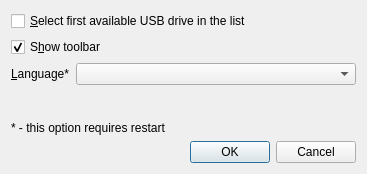
<?xml version="1.0" encoding="UTF-8"?>
<ui version="4.0">
 <class>PreferencesDialog</class>
 <widget class="QDialog" name="PreferencesDialog">
  <property name="geometry">
   <rect>
    <x>0</x>
    <y>0</y>
    <width>393</width>
    <height>190</height>
   </rect>
  </property>
  <property name="sizePolicy">
   <sizepolicy hsizetype="Preferred" vsizetype="Preferred">
    <horstretch>0</horstretch>
    <verstretch>0</verstretch>
   </sizepolicy>
  </property>
  <property name="windowTitle">
   <string>Preferences</string>
  </property>
  <property name="windowIcon">
   <iconset resource="../appresources.qrc">
    <normaloff>:/icons/applicationIcon128</normaloff>:/icons/applicationIcon128</iconset>
  </property>
  <property name="modal">
   <bool>true</bool>
  </property>
  <layout class="QVBoxLayout" name="verticalLayout">
   <property name="sizeConstraint">
    <enum>QLayout::SetFixedSize</enum>
   </property>
   <item>
    <widget class="QCheckBox" name="checkBoxSelectFirstDrive">
     <property name="text">
      <string>&amp;Select first available USB drive in the list</string>
     </property>
    </widget>
   </item>
   <item>
    <widget class="QCheckBox" name="checkBoxShowToolbar">
     <property name="text">
      <string>S&amp;how toolbar</string>
     </property>
     <property name="checked">
      <bool>true</bool>
     </property>
    </widget>
   </item>
   <item>
    <layout class="QHBoxLayout" name="horizontalLayout">
     <item>
      <widget class="QLabel" name="labelLanguage">
       <property name="text">
        <string>&amp;Language*</string>
       </property>
       <property name="buddy">
        <cstring>comboBoxLanguage</cstring>
       </property>
      </widget>
     </item>
     <item>
      <widget class="QComboBox" name="comboBoxLanguage">
       <property name="sizePolicy">
        <sizepolicy hsizetype="Expanding" vsizetype="Fixed">
         <horstretch>0</horstretch>
         <verstretch>0</verstretch>
        </sizepolicy>
       </property>
       <property name="minimumSize">
        <size>
         <width>280</width>
         <height>0</height>
        </size>
       </property>
      </widget>
     </item>
    </layout>
   </item>
   <item>
    <spacer name="verticalSpacer">
     <property name="orientation">
      <enum>Qt::Vertical</enum>
     </property>
     <property name="sizeHint" stdset="0">
      <size>
       <width>20</width>
       <height>30</height>
      </size>
     </property>
    </spacer>
   </item>
   <item>
    <widget class="QLabel" name="labelRequireRestart">
     <property name="text">
      <string>* - this option requires restart</string>
     </property>
    </widget>
   </item>
   <item>
    <widget class="QDialogButtonBox" name="buttonBox">
     <property name="orientation">
      <enum>Qt::Horizontal</enum>
     </property>
     <property name="standardButtons">
      <set>QDialogButtonBox::Cancel|QDialogButtonBox::Ok</set>
     </property>
    </widget>
   </item>
  </layout>
 </widget>
 <tabstops>
  <tabstop>checkBoxSelectFirstDrive</tabstop>
  <tabstop>checkBoxShowToolbar</tabstop>
  <tabstop>comboBoxLanguage</tabstop>
 </tabstops>
 <resources>
  <include location="../appresources.qrc"/>
 </resources>
 <connections>
  <connection>
   <sender>buttonBox</sender>
   <signal>accepted()</signal>
   <receiver>PreferencesDialog</receiver>
   <slot>accept()</slot>
   <hints>
    <hint type="sourcelabel">
     <x>248</x>
     <y>254</y>
    </hint>
    <hint type="destinationlabel">
     <x>157</x>
     <y>274</y>
    </hint>
   </hints>
  </connection>
  <connection>
   <sender>buttonBox</sender>
   <signal>rejected()</signal>
   <receiver>PreferencesDialog</receiver>
   <slot>reject()</slot>
   <hints>
    <hint type="sourcelabel">
     <x>316</x>
     <y>260</y>
    </hint>
    <hint type="destinationlabel">
     <x>286</x>
     <y>274</y>
    </hint>
   </hints>
  </connection>
 </connections>
</ui>
